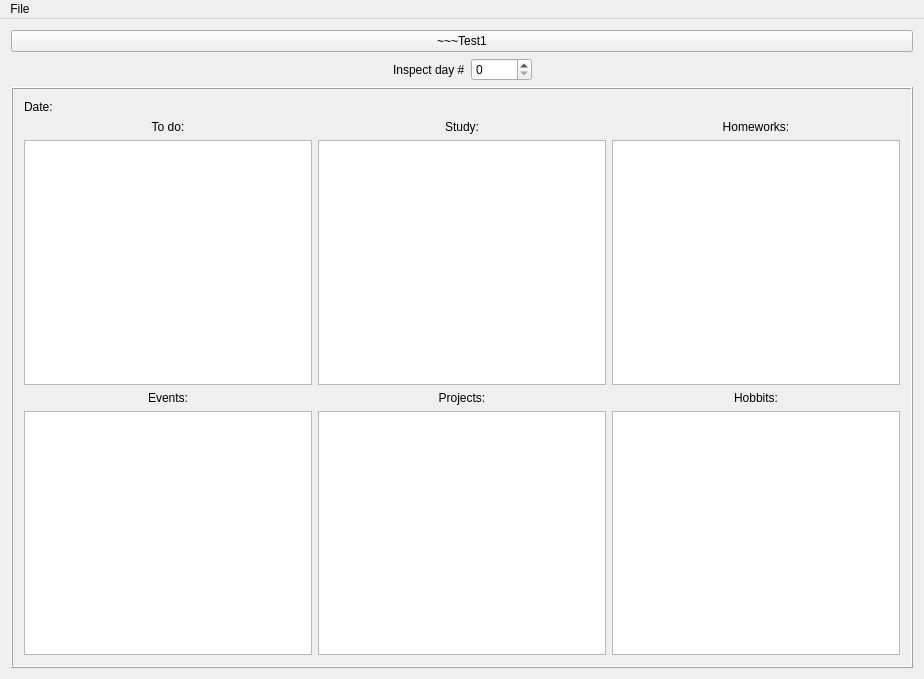
<?xml version="1.0" encoding="UTF-8"?>
<ui version="4.0">
 <class>MainWindow</class>
 <widget class="QMainWindow" name="MainWindow">
  <property name="geometry">
   <rect>
    <x>0</x>
    <y>0</y>
    <width>924</width>
    <height>679</height>
   </rect>
  </property>
  <property name="windowTitle">
   <string>MainWindow</string>
  </property>
  <widget class="QWidget" name="centralWidget">
   <layout class="QVBoxLayout" name="verticalLayout_8">
    <item>
     <widget class="QPushButton" name="pbTest1">
      <property name="text">
       <string>~~~Test1</string>
      </property>
     </widget>
    </item>
    <item>
     <layout class="QHBoxLayout" name="horizontalLayout">
      <item>
       <spacer name="horizontalSpacer_2">
        <property name="orientation">
         <enum>Qt::Horizontal</enum>
        </property>
        <property name="sizeHint" stdset="0">
         <size>
          <width>40</width>
          <height>20</height>
         </size>
        </property>
       </spacer>
      </item>
      <item>
       <widget class="QLabel" name="label">
        <property name="text">
         <string>Inspect day #</string>
        </property>
       </widget>
      </item>
      <item>
       <widget class="QSpinBox" name="sbDayIndex">
        <property name="maximum">
         <number>36500</number>
        </property>
       </widget>
      </item>
      <item>
       <spacer name="horizontalSpacer">
        <property name="orientation">
         <enum>Qt::Horizontal</enum>
        </property>
        <property name="sizeHint" stdset="0">
         <size>
          <width>40</width>
          <height>20</height>
         </size>
        </property>
       </spacer>
      </item>
     </layout>
    </item>
    <item>
     <widget class="QFrame" name="frame">
      <property name="frameShape">
       <enum>QFrame::Box</enum>
      </property>
      <property name="frameShadow">
       <enum>QFrame::Raised</enum>
      </property>
      <layout class="QVBoxLayout" name="verticalLayout_7">
       <item>
        <widget class="QLabel" name="labDayInfo">
         <property name="text">
          <string>Date:</string>
         </property>
        </widget>
       </item>
       <item>
        <layout class="QHBoxLayout" name="horizontalLayout_2">
         <item>
          <layout class="QVBoxLayout" name="verticalLayout">
           <item>
            <widget class="QLabel" name="label_2">
             <property name="text">
              <string>To do:</string>
             </property>
             <property name="alignment">
              <set>Qt::AlignCenter</set>
             </property>
            </widget>
           </item>
           <item>
            <widget class="QListWidget" name="lwToDo">
             <property name="contextMenuPolicy">
              <enum>Qt::CustomContextMenu</enum>
             </property>
            </widget>
           </item>
          </layout>
         </item>
         <item>
          <layout class="QVBoxLayout" name="verticalLayout_2">
           <item>
            <widget class="QLabel" name="label_3">
             <property name="text">
              <string>Study:</string>
             </property>
             <property name="alignment">
              <set>Qt::AlignCenter</set>
             </property>
            </widget>
           </item>
           <item>
            <widget class="QListWidget" name="lwStudy"/>
           </item>
          </layout>
         </item>
         <item>
          <layout class="QVBoxLayout" name="verticalLayout_3">
           <item>
            <widget class="QLabel" name="label_4">
             <property name="text">
              <string>Homeworks:</string>
             </property>
             <property name="alignment">
              <set>Qt::AlignCenter</set>
             </property>
            </widget>
           </item>
           <item>
            <widget class="QListWidget" name="lwHome"/>
           </item>
          </layout>
         </item>
        </layout>
       </item>
       <item>
        <layout class="QHBoxLayout" name="horizontalLayout_3">
         <item>
          <layout class="QVBoxLayout" name="verticalLayout_4">
           <item>
            <widget class="QLabel" name="label_5">
             <property name="text">
              <string>Events:</string>
             </property>
             <property name="alignment">
              <set>Qt::AlignCenter</set>
             </property>
            </widget>
           </item>
           <item>
            <widget class="QListWidget" name="lwEvents"/>
           </item>
          </layout>
         </item>
         <item>
          <layout class="QVBoxLayout" name="verticalLayout_5">
           <item>
            <widget class="QLabel" name="label_6">
             <property name="text">
              <string>Projects:</string>
             </property>
             <property name="alignment">
              <set>Qt::AlignCenter</set>
             </property>
            </widget>
           </item>
           <item>
            <widget class="QListWidget" name="lwProjects"/>
           </item>
          </layout>
         </item>
         <item>
          <layout class="QVBoxLayout" name="verticalLayout_6">
           <item>
            <widget class="QLabel" name="label_7">
             <property name="text">
              <string>Hobbits:</string>
             </property>
             <property name="alignment">
              <set>Qt::AlignCenter</set>
             </property>
            </widget>
           </item>
           <item>
            <widget class="QListWidget" name="lwHobbies"/>
           </item>
          </layout>
         </item>
        </layout>
       </item>
      </layout>
     </widget>
    </item>
   </layout>
  </widget>
  <widget class="QMenuBar" name="menuBar">
   <property name="geometry">
    <rect>
     <x>0</x>
     <y>0</y>
     <width>924</width>
     <height>21</height>
    </rect>
   </property>
   <widget class="QMenu" name="menuFile">
    <property name="title">
     <string>File</string>
    </property>
    <addaction name="actionSave"/>
    <addaction name="actionLoad"/>
   </widget>
   <addaction name="menuFile"/>
  </widget>
  <action name="actionSave">
   <property name="text">
    <string>Save</string>
   </property>
  </action>
  <action name="actionLoad">
   <property name="text">
    <string>Load</string>
   </property>
  </action>
 </widget>
 <layoutdefault spacing="6" margin="11"/>
 <resources/>
 <connections/>
</ui>
